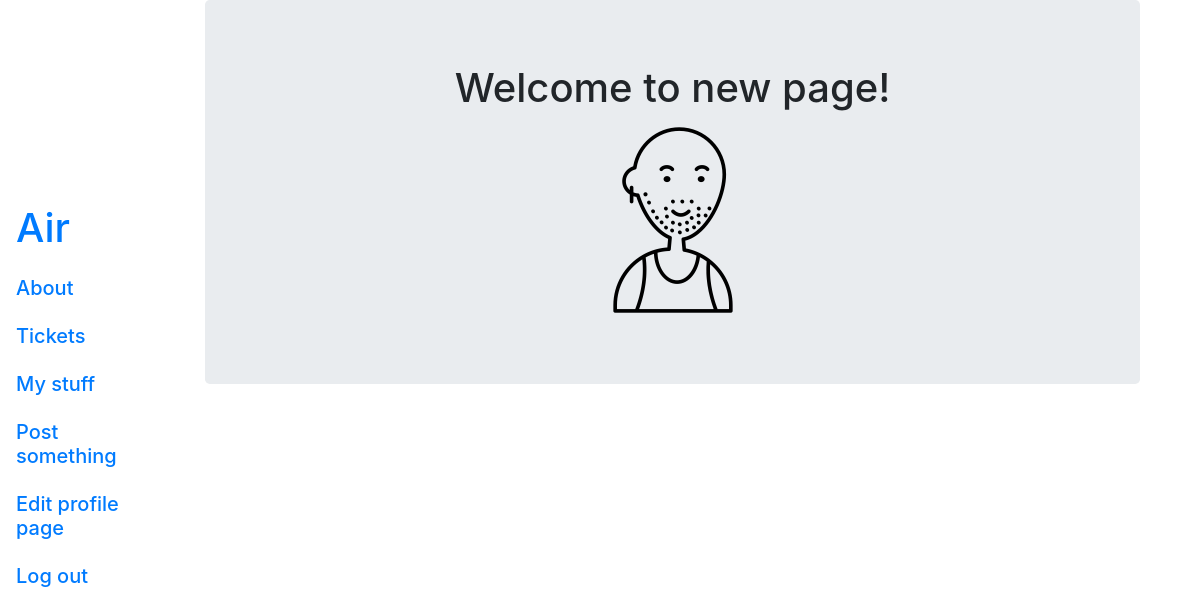
Before: /new?page=1 (signed in) with the older database file.
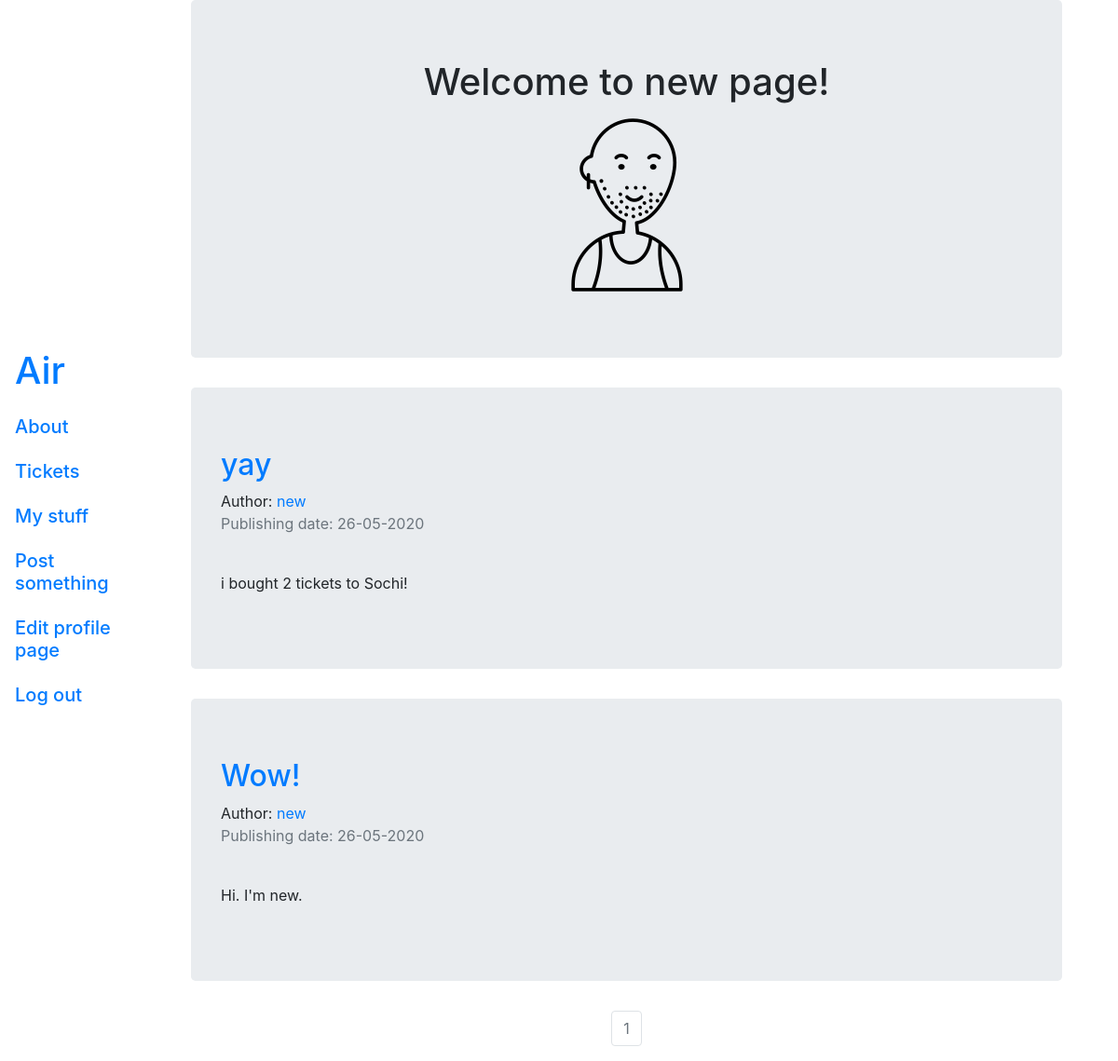
After: the same page with the newer database file.
### blog/models.py (models this page shows, shortened)
class Post(db.Model):
    users = db.relationship(User)
    id = db.Column(db.Integer, primary_key=True)
    user_id = db.Column(db.Integer, db.ForeignKey('users.id'), nullable=False)
    date = db.Column(db.DateTime, nullable=False, default=datetime.utcnow)
    title = db.Column(db.String(128), nullable=False)
    text = db.Column(db.Text, nullable=False)

class User(db.Model, UserMixin):
    __tablename__ = 'users'
    id = db.Column(db.Integer, primary_key=True)
    profile_image = db.Column(db.String(64), nullable=False, default='default2.png')
    email = db.Column(db.String(64), unique=True, index=True)
    username = db.Column(db.String(64), unique=True, index=True)
    password_hash = db.Column(db.String(128))
    posts = db.relationship('Post', backref='author', lazy=True)
    tickets = db.relationship('Ticket', backref='consumer', lazy=True)

### blog/users/views.py (the view)
@users.route('/<username>')
def user_posts(username):
    page = request.args.get('page', 1, type=int)
    user = User.query.filter_by(username=username).first_or_404()
    posts = Post.query.filter_by(author=user).order_by(Post.date.desc()).paginate(page=page, per_page=5)
    return render_template('user_posts.html', posts=posts, user=user)

### blog/models.py (called while the page is built)
@login_manager.user_loader
def load_user(user_id):
    return User.query.get(user_id)

### blog/templates/user_posts.html
{% extends 'base.html' %}
{% block content %}
    <div class="container">
        <div class="jumbotron">
            <div align="center">
                <h1>Welcome to {{user.username}} page!</h1>
                <img align='center' src="{{url_for('static', filename='profile_pics/'+user.profile_image)}}">
            </div>
        </div>
        {% for post in posts.items %}
        <div class="jumbotron">
        <h2> <a href="{{url_for('posts.read_post', post_id = post.id)}}">{{post.title}}</a> </h2>
        Author: <a href="{{url_for('users.user_posts', username = post.author.username)}}">{{post.author.username}}</a>
        <p class="text-muted">Publishing date: {{post.date.strftime("%d-%m-%Y")}}</p>
        <br>
        <p>{{post.text}}</p>
        </div>
        {% endfor %}
    </div>
<nav aria-label="Page Navigation">
    <ul class="pagination justify-content-center">
        {% for page_num in posts.iter_pages(left_edge=1, right_edge=1, left_current=1, right_current=2) %}
            {% if posts.page == page_num %}
            <li class="page-item disabled">
                <a class="page-link" href="{{url_for('users.user_posts', username=user.username, page=page_num)}}">{{page_num}}</a>
            </li>
            {% else %}
            <li class="page-item">
                <a class="page-link" href="{{url_for('users.user_posts', username=user.username, page=page_num)}}">{{page_num}}</a>
            </li>
            {% endif %}
        {% endfor %}
    </ul>
</nav>
{% endblock %}

Changed rows visible on the page:
added Post: title "yay", author.username "new", date "26-05-2020", text "i bought 2 tickets to Sochi!"
added Post: title "Wow!", author.username "new", date "26-05-2020", text "Hi. I'm new."
Other visible differences:
new list line: "1"
